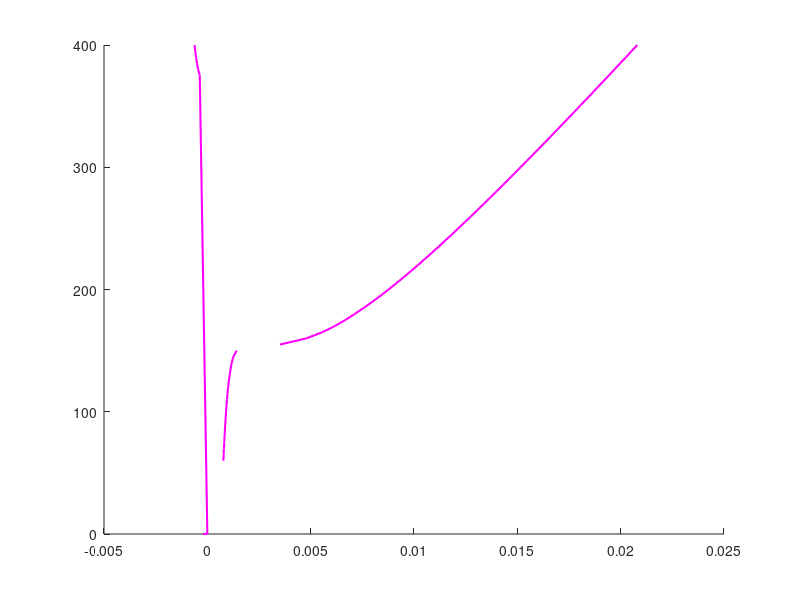

Source code (MATLAB): (Note: this script raises an error after producing the figure.)
clear
clc
load('oxygen_alpha_R.mat')

%%
% load oxygen_sat_data.mat
omega = 0.0222; %Acentric factor
Tc = 154.581; %K
Pc = 5.0430E6; %Pa
R = 8.31446; %J/(mol*K)
b = 0.07780*(R*Tc/Pc); % m^3/mol
a = 0.45724*(((R^2)*(Tc^2))/Pc); % J*m^3/mol
M = 32/1000; %kg/mol
P = 5E6;
delta_T = 5;
for j = 1:1:1
    T = 60;
    for i = 1:1:69
        A = (a*alpha(i,j)*P(j))/(R^2*T^2);
        B = (b*P(j))/(R*T);
        z = roots([1 -(1-B) (A-2*B-3*B^2) -(A*B-B^2-B^3)]);
        
        %decide the state whether it is vap or liq
        if imag(z(3,1))==0
            z_liq(i,j) = z(3,1);
            rho_liq(i,j) = P(j)*M/(z_liq(i,j)*R*T);
            v_liq(i,j) = 1/rho_liq(i,j);
            temp_liq(i,j)=T;
        end
        if imag(z(2,1)) == 0
            z_mid(i,j) = z(2,1);
            rho_mid(i,j) = P(j)*M/(z_mid(i,j)*R*T);
            v_mid(i,j) = 1/rho_mid(i,j);
            temp_mid(i,j)=T;
        end
        if imag(z(1,1)) == 0
            z_vap(i,j) = z(1,1);
            rho_vap(i,j) = P(j)*M/(z_vap(i,j)*R*T);
            v_vap(i,j) = 1/rho_vap(i,j);
            temp_vap(i,j)=T;
            temp_liq(i,j)=0;
            tem_mid(i,j)=0;
        end
        T_save(i)= T;
        T = T + delta_T;
    end
end

for j = 1:1:1
    for i = 1:1:69
        if temp_vap(i,j)== 0
           temp_vap(i,j) = NaN;
           v_vap(i,j) = NaN;
           rho_vap(i,j)=NaN;
        end
    end
end
for j = 1:1:1
    for i = 1:1:33
        if temp_liq(i,j)== 0
           temp_liq(i,j) = NaN;
           v_liq(i,j) = NaN;
           rho_liq(i,j) =NaN;
        end
    end
end
for j = 1:1:1
    for i = 1:1:27
        if temp_mid(i,j)== 0
           temp_mid(i,j) = NaN;
           v_mid(i,j) = NaN;
           rho_mid(i,j) =NaN;
        end
    end
end

color = ["m","c","r","g","b","k"];

figure(1)
hold on 
plot([NaN;v_liq(:,1);NaN;v_mid(:,1);NaN;v_vap(:,1);NaN],[NaN;temp_liq(:,1);NaN;temp_mid(:,1);NaN;temp_vap(:,1);NaN],color(1),'linewidth',1.5);
plot([NaN;v_liq(:,2);NaN;v_mid(:,2);NaN;v_vap(:,2);NaN],[NaN;temp_liq(:,2);NaN;temp_mid(:,2);NaN;temp_vap(:,2);NaN],color(2),'linewidth',1.5);
plot([NaN;v_liq(:,3);NaN;v_mid(:,3);NaN;v_vap(:,3);NaN],[NaN;temp_liq(:,3);NaN;temp_mid(:,3);NaN;temp_vap(:,3);NaN],color(3),'linewidth',1.5);
plot([NaN;v_liq(:,4);NaN],[NaN;temp_liq(:,4);NaN],color(4),'linewidth',1.5);
plot([NaN;v_liq(:,5);NaN],[NaN;temp_liq(:,5);NaN],color(5),'linewidth',1.5);
plot([v_liq(:,6)],[temp_liq(:,6)],color(6),'linewidth',1.5);
% plot(v_liq_sat,T_sat,"rp");
% plot(v_vapor_sat,T_sat,"rp");
legend("1Mpa","3Mpa","4Mpa","5Mpa","6Mpa","10Mpa","Saturation line")
title("Constant pressure Molar Volume VS Temperture for oxygen using new model PR EoS")
xlabel("Molar Volume (m^3/mol)")
ylabel("Temperature (K)")
% axis([0 0.8*10^-3 40 160])
hold off

figure(2)
hold on 
plot([NaN;rho_liq(:,1);NaN;rho_mid(:,1);NaN;rho_vap(:,1);NaN],[NaN;temp_liq(:,1);NaN;temp_mid(:,1);NaN;temp_vap(:,1);NaN],color(1),'linewidth',1.5);
plot([NaN;rho_liq(:,2);NaN;rho_mid(:,2);NaN;rho_vap(:,2);NaN],[NaN;temp_liq(:,2);NaN;temp_mid(:,2);NaN;temp_vap(:,2);NaN],color(2),'linewidth',1.5);
plot([NaN;rho_liq(:,3);NaN;rho_mid(:,3);NaN;rho_vap(:,3);NaN],[NaN;temp_liq(:,3);NaN;temp_mid(:,3);NaN;temp_vap(:,3);NaN],color(3),'linewidth',1.5);
plot([NaN;rho_liq(:,4);NaN],[NaN;temp_liq(:,4);NaN],color(4),'linewidth',1.5);
plot([NaN;rho_liq(:,5);NaN],[NaN;temp_liq(:,5);NaN],color(5),'linewidth',1.5);
plot([rho_liq(:,6)],[temp_liq(:,6)],color(6),'linewidth',1.5);
% plot(rho_liq_sat,T_sat,"rp");
% plot(rho_vapor_sat,T_sat,"rp");
legend("1Mpa","3Mpa","4Mpa","5Mpa","6Mpa","10Mpa","Saturation line")
title("Constant pressure Density VS Temperture for oxygen using new model PR EoS")
xlabel("Density (kg/m^3)")
ylabel("Temperature (K)")
hold off
